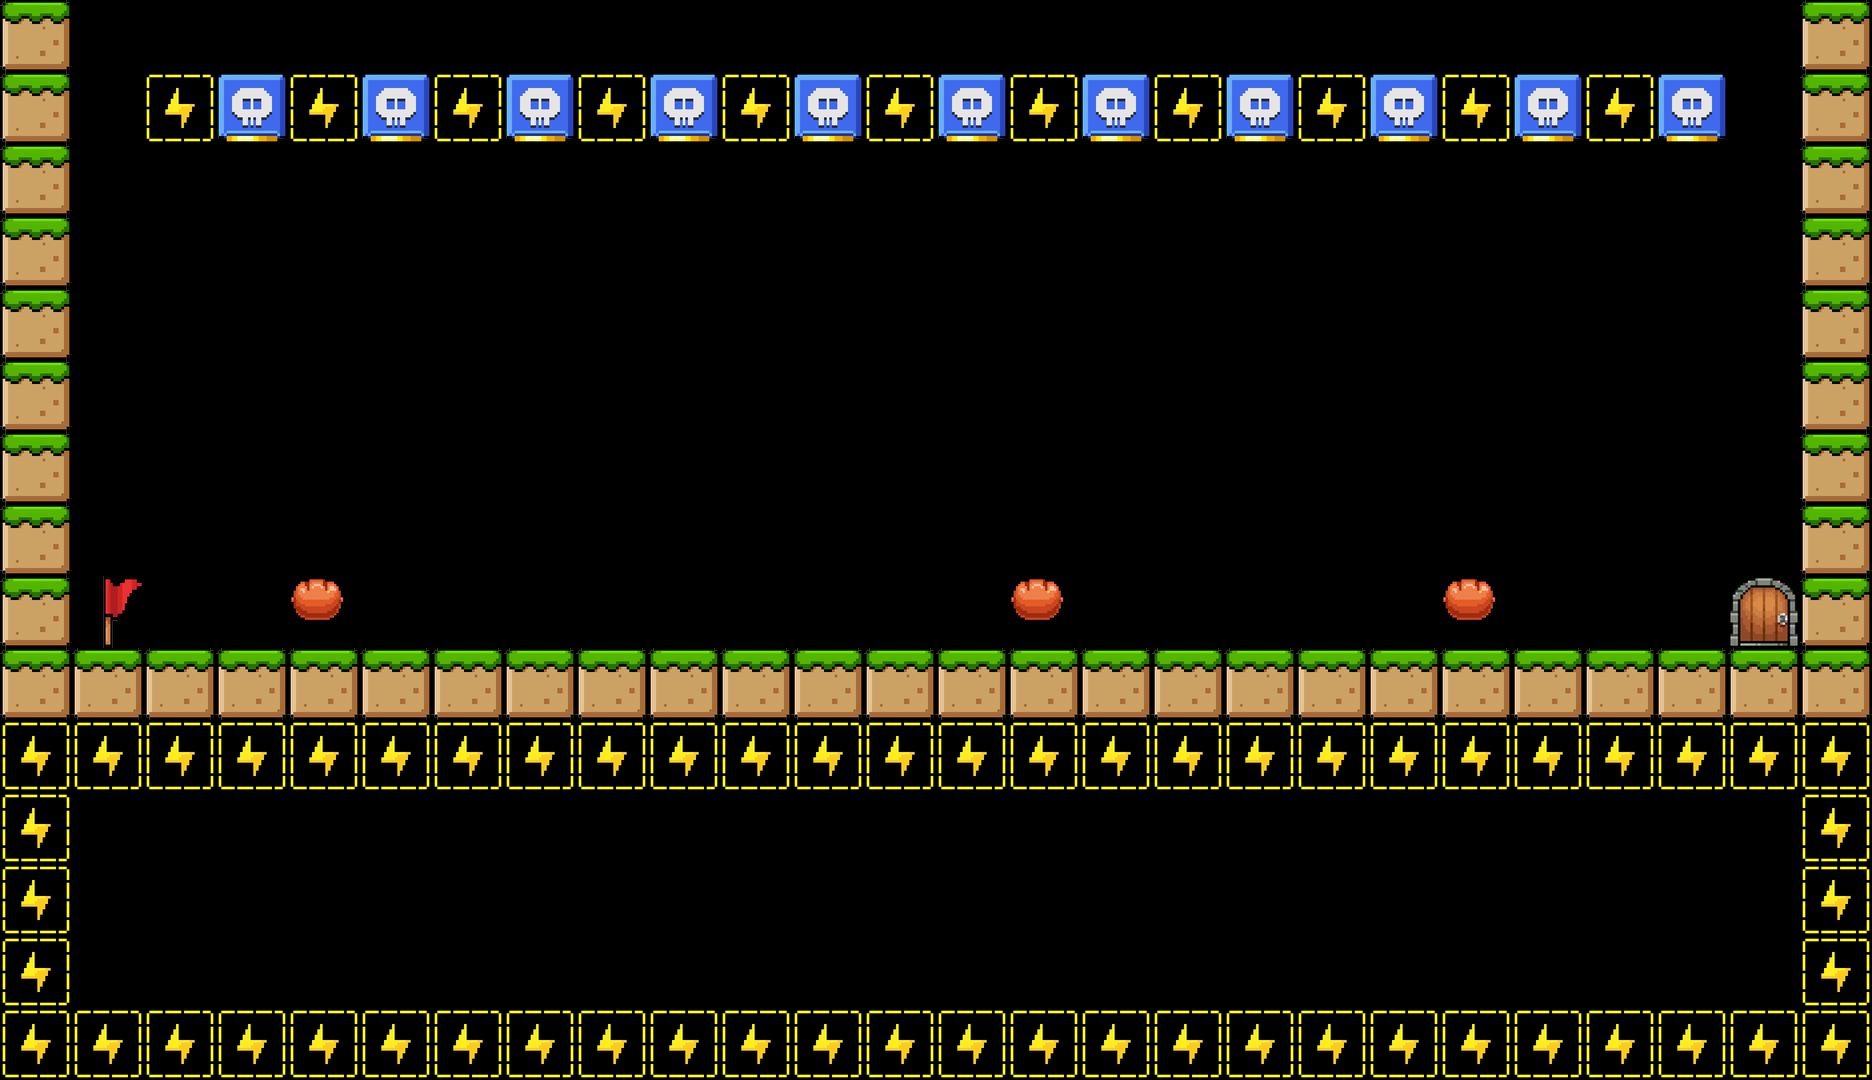

This is a level from a 2D game, rendered from its Tiled map with the project's own tilesets. A one-line summary and the complete map file follow:
An orthogonal 26x15 tile map with 72x72 px tiles, 1 tile layer (TileLayer).

<map version="1.5" tiledversion="1.7.2" orientation="orthogonal" renderorder="right-down" width="26" height="15" tilewidth="72" tileheight="72" infinite="0" nextlayerid="2" nextobjectid="1">
 <tileset firstgid="1" source="tile_72.tsx" />
 <layer id="1" name="TileLayer" width="26" height="15">
  <data encoding="csv">
9,0,0,0,0,0,0,0,0,0,0,0,0,0,0,0,0,0,0,0,0,0,0,0,0,9,
9,0,20,32,20,32,20,32,20,32,20,32,20,32,20,32,20,32,20,32,20,32,20,32,0,9,
9,0,0,0,0,0,0,0,0,0,0,0,0,0,0,0,0,0,0,0,0,0,0,0,0,9,
9,0,0,0,0,0,0,0,0,0,0,0,0,0,0,0,0,0,0,0,0,0,0,0,0,9,
9,0,0,0,0,0,0,0,0,0,0,0,0,0,0,0,0,0,0,0,0,0,0,0,0,9,
9,0,0,0,0,0,0,0,0,0,0,0,0,0,0,0,0,0,0,0,0,0,0,0,0,9,
9,0,0,0,0,0,0,0,0,0,0,0,0,0,0,0,0,0,0,0,0,0,0,0,0,9,
9,0,0,0,0,0,0,0,0,0,0,0,0,0,0,0,0,0,0,0,0,0,0,0,0,9,
9,1,0,0,3,0,0,0,0,0,0,0,0,0,3,0,0,0,0,0,3,0,0,0,2,9,
9,9,9,9,9,9,9,9,9,9,9,9,9,9,9,9,9,9,9,9,9,9,9,9,9,9,
20,20,20,20,20,20,20,20,20,20,20,20,20,20,20,20,20,20,20,20,20,20,20,20,20,20,
20,0,0,0,0,0,0,0,0,0,0,0,0,0,0,0,0,0,0,0,0,0,0,0,0,20,
20,0,0,0,0,0,0,0,0,0,0,0,0,0,0,0,0,0,0,0,0,0,0,0,0,20,
20,0,0,0,0,0,0,0,0,0,0,0,0,0,0,0,0,0,0,0,0,0,0,0,0,20,
20,20,20,20,20,20,20,20,20,20,20,20,20,20,20,20,20,20,20,20,20,20,20,20,20,20
</data>
 </layer>
</map>
